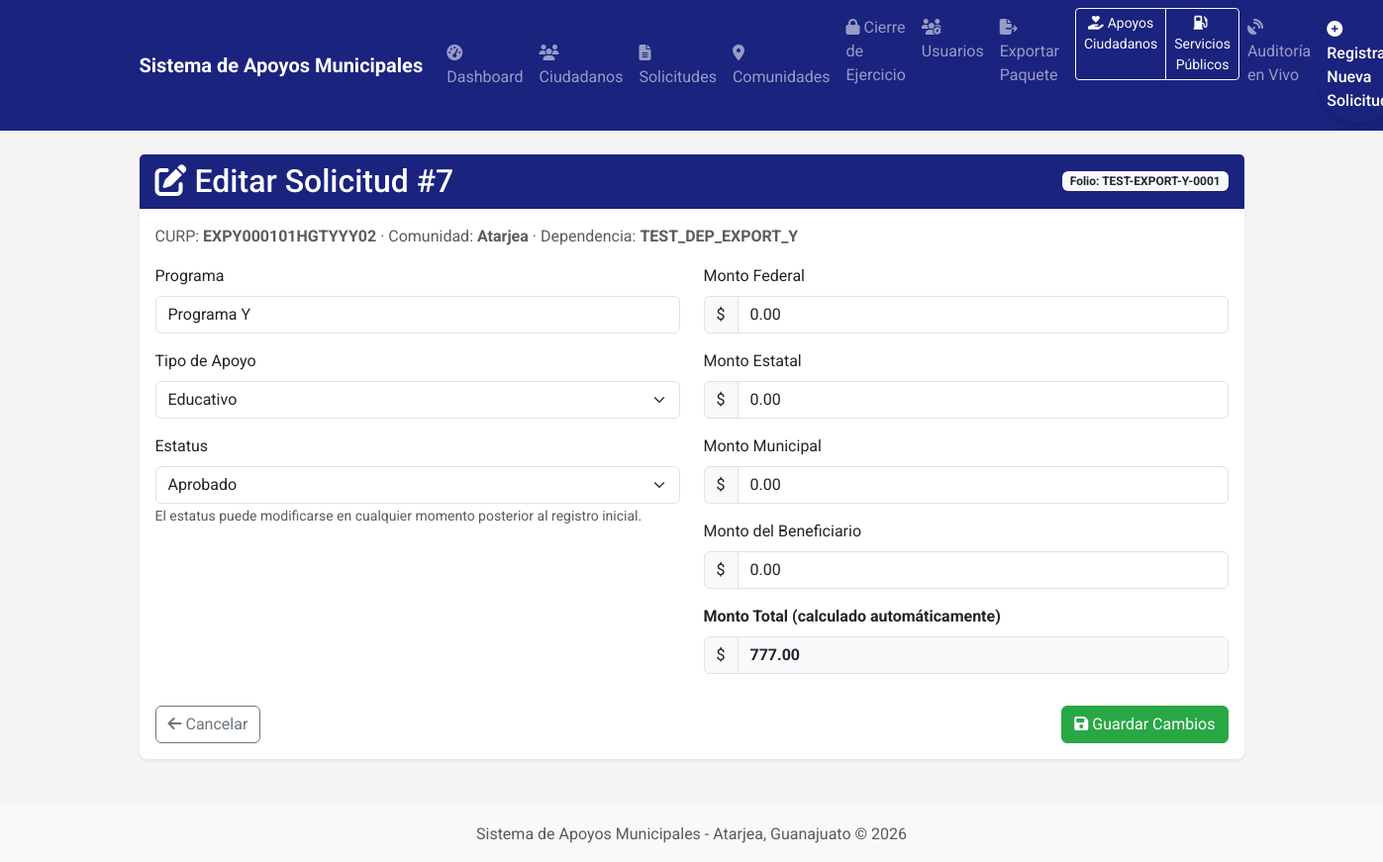
Screenshot of /solicitud/7/editar (signed in) with the database file from the repository.
### app/models.py (models this page shows, shortened)
class Solicitud(db.Model):
    __tablename__ = 'solicitudes'
    id = db.Column(db.Integer, primary_key=True)
    folio = db.Column(db.String(20), unique=True, nullable=True)  # Folio único generado automáticamente
    CURP = db.Column(db.String(18), db.ForeignKey('ciudadanos.CURP'), nullable=False)
    Comunidad = db.Column(db.String(100), nullable=False)
    Programa = db.Column(db.String(100), nullable=False)
    Tipo_Apoyo = db.Column(db.String(100), nullable=False, default=TipoApoyoEnum.ALIMENTARIO.value)
    Monto = db.Column(db.Numeric(10, 2), nullable=True)  # Monto total (calculado automáticamente a partir del desglose por fuente)
    Monto_Federal = db.Column(db.Numeric(10, 2), nullable=True, default=0)
    Monto_Estatal = db.Column(db.Numeric(10, 2), nullable=True, default=0)
    Monto_Municipal = db.Column(db.Numeric(10, 2), nullable=True, default=0)
    Monto_Beneficiario = db.Column(db.Numeric(10, 2), nullable=True, default=0)
    Dependencia = db.Column(db.String(100), nullable=True)  # Campo legacy
    dependencia_id = db.Column(db.Integer, db.ForeignKey('dependencias.id'), nullable=True)
    usuario_id = db.Column(db.Integer, db.ForeignKey('usuarios.id'), nullable=True)
    Fecha_Solicitud = db.Column(db.DateTime, default=datetime.utcnow)
    Estatus = db.Column(db.String(20), default=EstatusEnum.PENDIENTE.value)
    usuario_autorizador = db.Column(db.Integer, db.ForeignKey('usuarios.id'), nullable=True)
    puesto_autorizador = db.Column(db.String(100), nullable=True)
    usuario = db.relationship('Usuario', foreign_keys=[usuario_id], backref='solicitudes_creadas')
    autorizador = db.relationship('Usuario', foreign_keys=[usuario_autorizador], backref='solicitudes_autorizadas')
    adjuntos = db.relationship('AdjuntoSolicitud', backref='solicitud_relacion', lazy=True, cascade="all, delete-orphan")

### app/routes.py (the view, shortened to what this page needs)
@main.route('/solicitud/<int:solicitud_id>/editar', methods=['GET', 'POST'])
@login_required
def editar_solicitud(solicitud_id):
    try:
        solicitud = Solicitud.query.get_or_404(solicitud_id)
        if not current_user.tiene_vision_total() and solicitud.dependencia_id != current_user.dependencia_id:
            flash('No tiene permisos para editar esta solicitud.', 'danger')
            return redirect(url_for('main.dashboard'))
        return render_template('editar_solicitud.html', solicitud=solicitud)
    except Exception as e:
        db.session.rollback()
        current_app.logger.error(f"Error al editar solicitud #{solicitud_id}: {str(e)}", exc_info=True)
        flash('No se pudo actualizar la solicitud en este momento. Intente nuevamente.', 'danger')
        return redirect(url_for('main.dashboard'))

### app/models.py (called while the page is built)
    def es_admin(self):
        return (self.rol or '').lower() == RolUsuario.ADMIN.value.lower()

    def es_servicios_publicos(self):
        return (self.rol or '').lower() == RolUsuario.SERVICIOS_PUBLICOS.value.lower()

    def puede_cerrar_ejercicio(self):
        return self.es_admin() or self.es_presidente()

    def tiene_vision_total(self):
        return self.es_admin() or self.es_presidente()

### templates/editar_solicitud.html (shortened to what this page needs)
{% extends "layout.html" %}
{% block content %}
<div class="container mt-4">
    <div class="card mb-4 shadow-sm">
        <div class="card-header bg-primary text-white d-flex justify-content-between align-items-center">
            <h2 class="mb-0"><i class="fas fa-edit me-2"></i>Editar Solicitud #{{ solicitud.id }}</h2>
            <span class="badge bg-light text-dark">Folio: {{ solicitud.folio or 'N/A' }}</span>
        </div>
        <div class="card-body">
            <p class="text-muted">
                CURP: <strong>{{ solicitud.CURP }}</strong> &middot;
                Comunidad: <strong>{{ solicitud.Comunidad }}</strong> &middot;
                Dependencia: <strong>{{ solicitud.Dependencia or 'N/A' }}</strong>
            </p>
            <form method="POST" action="{{ url_for('main.editar_solicitud', solicitud_id=solicitud.id) }}">
                <div class="row">
                    <div class="col-md-6">
                        <div class="form-group mb-3">
                            <label class="form-label">Programa</label>
                            <input type="text" class="form-control" name="programa" value="{{ solicitud.Programa or '' }}">
                        </div>
                        <div class="form-group mb-3">
                            <label class="form-label">Tipo de Apoyo</label>
                            <select class="form-select" name="tipo_apoyo">
                                {% for opcion in ['Alimentario', 'Educativo', 'A la Salud', 'A la Vivienda', 'Apoyo a la Movilidad', 'Fortalecimiento Comunitario y Cohesión Social'] %}
                                <option value="{{ opcion }}" {% if solicitud.Tipo_Apoyo == opcion %}selected{% endif %}>{{ opcion }}</option>
                                {% endfor %}
                            </select>
                        </div>
                        <div class="form-group mb-3">
                            <label class="form-label">Estatus</label>
                            <select class="form-select" name="estatus" id="estatus_select">
                                {% for opcion in ['Pendiente', 'Aprobado', 'Rechazado', 'Otorgado'] %}
                                <option value="{{ opcion }}" {% if solicitud.Estatus == opcion %}selected{% endif %}>{{ opcion }}</option>
                                {% endfor %}
                            </select>
                            <small class="form-text text-muted">El estatus puede modificarse en cualquier momento posterior al registro inicial.</small>
                        </div>
                    </div>
                    <div class="col-md-6">
                        <div class="form-group mb-3">
                            <label class="form-label">Monto Federal</label>
                            <div class="input-group">
                                <span class="input-group-text">$</span>
                                <input type="number" class="form-control monto-desglose" name="monto_federal" step="0.01" min="0" value="{{ '%.2f'|format(solicitud.Monto_Federal or 0) }}">
                            </div>
                        </div>
                        <div class="form-group mb-3">
                            <label class="form-label">Monto Estatal</label>
                            <div class="input-group">
                                <span class="input-group-text">$</span>
                                <input type="number" class="form-control monto-desglose" name="monto_estatal" step="0.01" min="0" value="{{ '%.2f'|format(solicitud.Monto_Estatal or 0) }}">
                            </div>
                        </div>
                        <div class="form-group mb-3">
                            <label class="form-label">Monto Municipal</label>
                            <div class="input-group">
                                <span class="input-group-text">$</span>
                                <input type="number" class="form-control monto-desglose" name="monto_municipal" step="0.01" min="0" value="{{ '%.2f'|format(solicitud.Monto_Municipal or 0) }}">
                            </div>
                        </div>
                        <div class="form-group mb-3">
                            <label class="form-label">Monto del Beneficiario</label>
                            <div class="input-group">
                                <span class="input-group-text">$</span>
                                <input type="number" class="form-control monto-desglose" name="monto_beneficiario" step="0.01" min="0" value="{{ '%.2f'|format(solicitud.Monto_Beneficiario or 0) }}">
                            </div>
                        </div>
                        <div class="form-group mb-3">
                            <label class="form-label fw-bold">Monto Total (calculado automáticamente)</label>
                            <div class="input-group">
                                <span class="input-group-text">$</span>
                                <input type="text" class="form-control bg-light fw-bold" id="monto_total_calculado" readonly value="{{ '%.2f'|format(solicitud.Monto or 0) }}">
                            </div>
                        </div>
                    </div>
                </div>
                <div class="d-flex justify-content-between mt-3">
                    <a href="{{ url_for('main.expediente', solicitud_id=solicitud.id) }}" class="btn btn-outline-secondary">
                        <i class="fas fa-arrow-left me-1"></i>Cancelar
                    </a>
                    <button type="submit" class="btn btn-success">
                        <i class="fas fa-save me-1"></i>Guardar Cambios
                    </button>
                </div>
            </form>
        </div>
    </div>
</div>
{% endblock %}

### templates/layout.html (style rules this page uses)
body { background-color: #f5f5f5; font-family: 'Roboto', sans-serif; }
.card { border-radius: 8px; box-shadow: 0 4px 6px rgba(0, 0, 0, 0.1); margin-bottom: 1.5rem; border: none; }
.card-header { border-radius: 8px 8px 0 0; font-weight: 500; }
.bg-primary { background-color: #1a237e !important; }
.btn-success { background-color: #28a745; border-color: #28a745; }

### rows the page displays
Solicitud: id "7", folio "TEST-EXPORT-Y-0001", CURP "EXPY000101HGTYYY02", Comunidad "Atarjea", Dependencia "TEST_DEP_EXPORT_Y", programa "Programa Y", tipo_apoyo "Educativo", estatus "Aprobado", monto_federal "0.00", monto_estatal "0.00", monto_municipal "0.00", monto_beneficiario "0.00", Monto "777.00"
